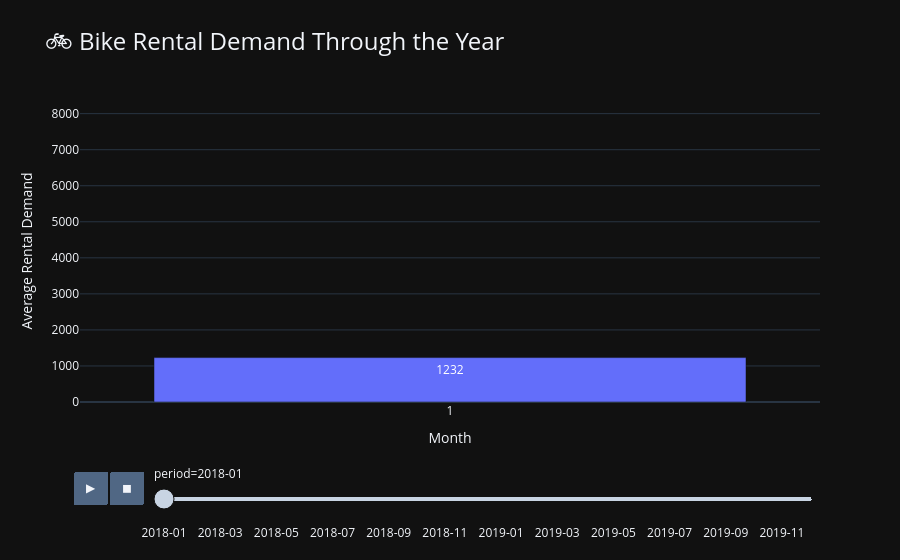

Notebook code cell kept with this figure:
### Code cell
import pandas as pd
import plotly.express as px

# Convert date
df["dteday"] = pd.to_datetime(df["dteday"], dayfirst=True)

# Create month and year
df["year"] = df["dteday"].dt.year
df["month"] = df["dteday"].dt.month

# Average rental demand for each year-month
monthly = (
    df.groupby(["year", "month"], as_index=False)["cnt"]
      .mean()
)

# Create readable animation label
monthly["period"] = (
    monthly["year"].astype(str)
    + "-"
    + monthly["month"].astype(str).str.zfill(2)
)

fig = px.bar(
    monthly,
    x="month",
    y="cnt",
    animation_frame="period",
    animation_group="month",
    range_y=[0, monthly["cnt"].max() * 1.15],
    title="🚲 Bike Rental Demand Through the Year",
    labels={
        "month": "Month",
        "cnt": "Average Rental Demand"
    },
    text_auto=".0f"
)

fig.update_layout(
    template="plotly_dark",
    xaxis=dict(
        tickmode="linear",
        dtick=1
    ),
    yaxis_title="Average Rental Demand",
    xaxis_title="Month",
    title_font_size=24
)

fig.show()

### Figure 1 — Plotly figure (JSON) as saved in the notebook; plotly's stock layout.template omitted (floating-point values rounded to 4 significant figures)
{"data": [{"hovertemplate": "period=2018-01<br>Month=%{x}<br>Average Rental Demand=%{y}<extra></extra>", "ids": [1], "legendgroup": "", "marker": {"color": "#636efa", "pattern": {"shape": ""}}, "name": "", "orientation": "v", "showlegend": false, "textposition": "auto", "texttemplate": "%{y:.0f}", "type": "bar", "x": [1], "xaxis": "x", "y": [1232.0], "yaxis": "y"}], "layout": {"barmode": "relative", "legend": {"tracegroupgap": 0}, "sliders": [{"active": 0, "currentvalue": {"prefix": "period="}, "len": 0.9, "pad": {"b": 10, "t": 60}, "steps": [{"args": [["2018-01"], {"frame": {"duration": 0, "redraw": true}, "fromcurrent": true, "mode": "immediate", "transition": {"duration": 0, "easing": "linear"}}], "label": "2018-01", "method": "animate"}, {"args": [["2018-02"], {"frame": {"duration": 0, "redraw": true}, "fromcurrent": true, "mode": "immediate", "transition": {"duration": 0, "easing": "linear"}}], "label": "2018-02", "method": "animate"}, {"args": [["2018-03"], {"frame": {"duration": 0, "redraw": true}, "fromcurrent": true, "mode": "immediate", "transition": {"duration": 0, "easing": "linear"}}], "label": "2018-03", "method": "animate"}, {"args": [["2018-04"], {"frame": {"duration": 0, "redraw": true}, "fromcurrent": true, "mode": "immediate", "transition": {"duration": 0, "easing": "linear"}}], "label": "2018-04", "method": "animate"}, {"args": [["2018-05"], {"frame": {"duration": 0, "redraw": true}, "fromcurrent": true, "mode": "immediate", "transition": {"duration": 0, "easing": "linear"}}], "label": "2018-05", "method": "animate"}, {"args": [["2018-06"], {"frame": {"duration": 0, "redraw": true}, "fromcurrent": true, "mode": "immediate", "transition": {"duration": 0, "easing": "linear"}}], "label": "2018-06", "method": "animate"}, {"args": [["2018-07"], {"frame": {"duration": 0, "redraw": true}, "fromcurrent": true, "mode": "immediate", "transition": {"duration": 0, "easing": "linear"}}], "label": "2018-07", "method": "animate"}, {"args": [["2018-08"], {"frame": {"duration": 0, "redraw": true}, "fromcurrent": true, "mode": "immediate", "transition": {"duration": 0, "easing": "linear"}}], "label": "2018-08", "method": "animate"}, {"args": [["2018-09"], {"frame": {"duration": 0, "redraw": true}, "fromcurrent": true, "mode": "immediate", "transition": {"duration": 0, "easing": "linear"}}], "label": "2018-09", "method": "animate"}, {"args": [["2018-10"], {"frame": {"duration": 0, "redraw": true}, "fromcurrent": true, "mode": "immediate", "transition": {"duration": 0, "easing": "linear"}}], "label": "2018-10", "method": "animate"}, {"args": [["2018-11"], {"frame": {"duration": 0, "redraw": true}, "fromcurrent": true, "mode": "immediate", "transition": {"duration": 0, "easing": "linear"}}], "label": "2018-11", "method": "animate"}, {"args": [["2018-12"], {"frame": {"duration": 0, "redraw": true}, "fromcurrent": true, "mode": "immediate", "transition": {"duration": 0, "easing": "linear"}}], "label": "2018-12", "method": "animate"}, {"args": [["2019-01"], {"frame": {"duration": 0, "redraw": true}, "fromcurrent": true, "mode": "immediate", "transition": {"duration": 0, "easing": "linear"}}], "label": "2019-01", "method": "animate"}, {"args": [["2019-02"], {"frame": {"duration": 0, "redraw": true}, "fromcurrent": true, "mode": "immediate", "transition": {"duration": 0, "easing": "linear"}}], "label": "2019-02", "method": "animate"}, {"args": [["2019-03"], {"frame": {"duration": 0, "redraw": true}, "fromcurrent": true, "mode": "immediate", "transition": {"duration": 0, "easing": "linear"}}], "label": "2019-03", "method": "animate"}, {"args": [["2019-04"], {"frame": {"duration": 0, "redraw": true}, "fromcurrent": true, "mode": "immediate", "transition": {"duration": 0, "easing": "linear"}}], "label": "2019-04", "method": "animate"}, {"args": [["2019-05"], {"frame": {"duration": 0, "redraw": true}, "fromcurrent": true, "mode": "immediate", "transition": {"duration": 0, "easing": "linear"}}], "label": "2019-05", "method": "animate"}, {"args": [["2019-06"], {"frame": {"duration": 0, "redraw": true}, "fromcurrent": true, "mode": "immediate", "transition": {"duration": 0, "easing": "linear"}}], "label": "2019-06", "method": "animate"}, {"args": [["2019-07"], {"frame": {"duration": 0, "redraw": true}, "fromcurrent": true, "mode": "immediate", "transition": {"duration": 0, "easing": "linear"}}], "label": "2019-07", "method": "animate"}, {"args": [["2019-08"], {"frame": {"duration": 0, "redraw": true}, "fromcurrent": true, "mode": "immediate", "transition": {"duration": 0, "easing": "linear"}}], "label": "2019-08", "method": "animate"}, {"args": [["2019-09"], {"frame": {"duration": 0, "redraw": true}, "fromcurrent": true, "mode": "immediate", "transition": {"duration": 0, "easing": "linear"}}], "label": "2019-09", "method": "animate"}, {"args": [["2019-10"], {"frame": {"duration": 0, "redraw": true}, "fromcurrent": true, "mode": "immediate", "transition": {"duration": 0, "easing": "linear"}}], "label": "2019-10", "method": "animate"}, {"args": [["2019-11"], {"frame": {"duration": 0, "redraw": true}, "fromcurrent": true, "mode": "immediate", "transition": {"duration": 0, "easing": "linear"}}], "label": "2019-11", "method": "animate"}, {"args": [["2019-12"], {"frame": {"duration": 0, "redraw": true}, "fromcurrent": true, "mode": "immediate", "transition": {"duration": 0, "easing": "linear"}}], "label": "2019-12", "method": "animate"}], "x": 0.1, "xanchor": "left", "y": 0, "yanchor": "top"}], "title": {"font": {"size": 24}, "text": "🚲 Bike Rental Demand Through the Year"}, "updatemenus": [{"buttons": [{"args": [null, {"frame": {"duration": 500, "redraw": true}, "fromcurrent": true, "mode": "immediate", "transition": {"duration": 500, "easing": "linear"}}], "label": "&#9654;", "method": "animate"}, {"args": [[null], {"frame": {"duration": 0, "redraw": true}, "fromcurrent": true, "mode": "immediate", "transition": {"duration": 0, "easing": "linear"}}], "label": "&#9724;", "method": "animate"}], "direction": "left", "pad": {"r": 10, "t": 70}, "showactive": false, "type": "buttons", "x": 0.1, "xanchor": "right", "y": 0, "yanchor": "top"}], "xaxis": {"anchor": "y", "domain": [0, 1], "dtick": 1, "tickmode": "linear", "title": {"text": "Month"}}, "yaxis": {"anchor": "x", "domain": [0, 1], "range": [0, 8379.0], "title": {"text": "Average Rental Demand"}}}}
